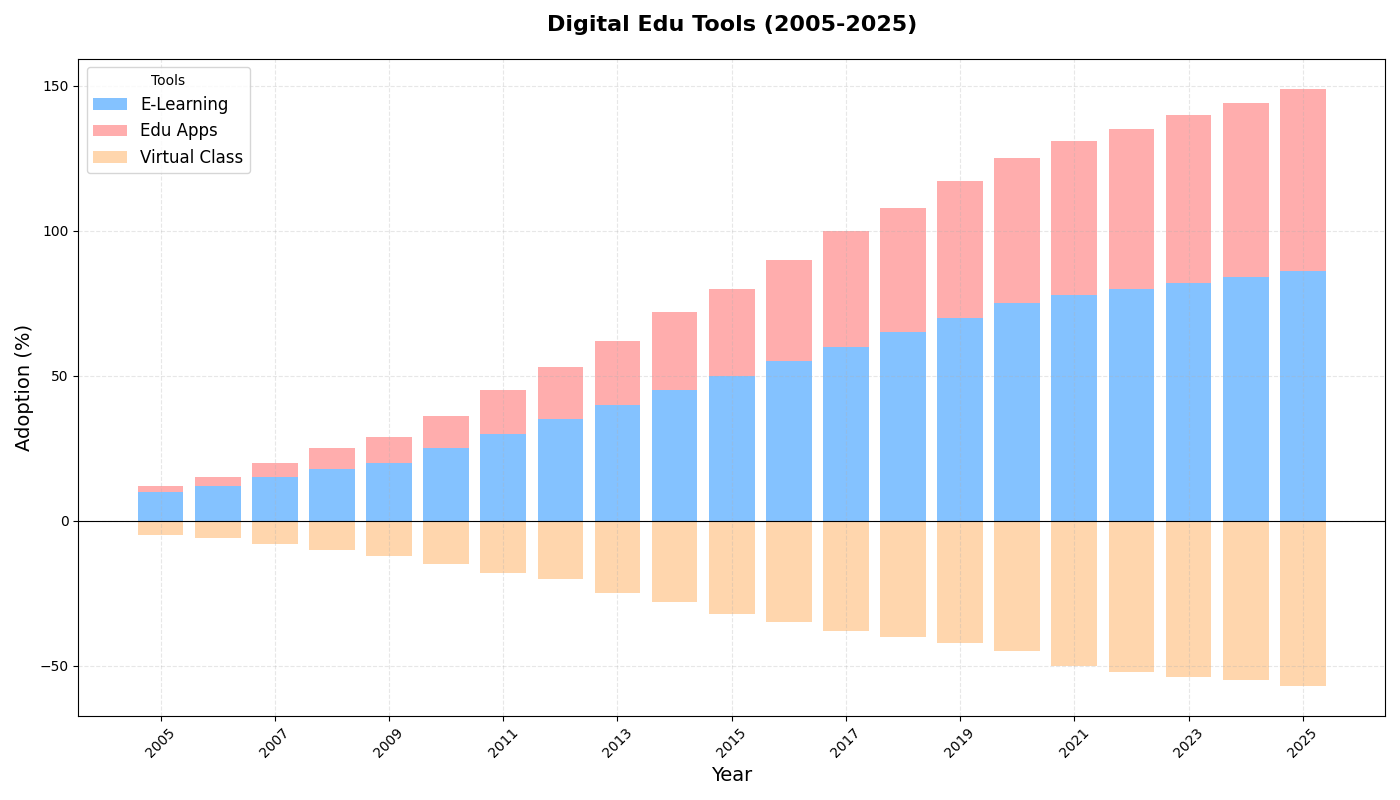

Reproduce this figure in Python.
import matplotlib.pyplot as plt
import numpy as np

years = np.arange(2005, 2026)
e_learning_platforms = np.array([
    10, 12, 15, 18, 20, 25, 30, 35, 40, 45, 50, 55, 60, 65, 70, 75, 78, 80, 82, 84, 86
])
virtual_classrooms = np.array([
    -5, -6, -8, -10, -12, -15, -18, -20, -25, -28, -32, -35, -38, -40, -42, -45, -50, -52, -54, -55, -57
])
educational_apps = np.array([
    2, 3, 5, 7, 9, 11, 15, 18, 22, 27, 30, 35, 40, 43, 47, 50, 53, 55, 58, 60, 63
])

fig, ax = plt.subplots(figsize=(14, 8))

ax.bar(years, e_learning_platforms, label='E-Learning', color='#66b3ff', alpha=0.8)
ax.bar(years, educational_apps, bottom=e_learning_platforms, label='Edu Apps', color='#ff9999', alpha=0.8)
ax.bar(years, virtual_classrooms, label='Virtual Class', color='#ffcc99', alpha=0.8)

ax.set_title('Digital Edu Tools (2005-2025)', fontsize=16, fontweight='bold', pad=20)
ax.set_xlabel('Year', fontsize=14)
ax.set_ylabel('Adoption (%)', fontsize=14)

ax.set_xticks(years[::2])
ax.set_xticklabels(years[::2], rotation=45)
ax.grid(alpha=0.3, linestyle='--')
ax.legend(loc='upper left', fontsize=12, title='Tools')
ax.axhline(0, color='black', linewidth=0.8)

plt.tight_layout()
plt.show()
